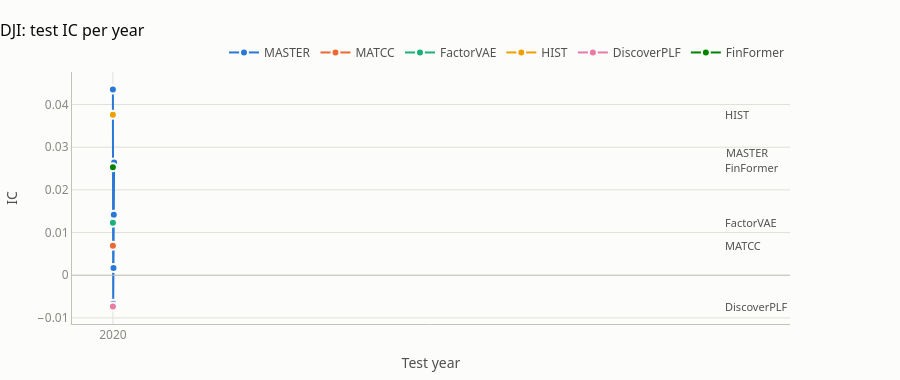
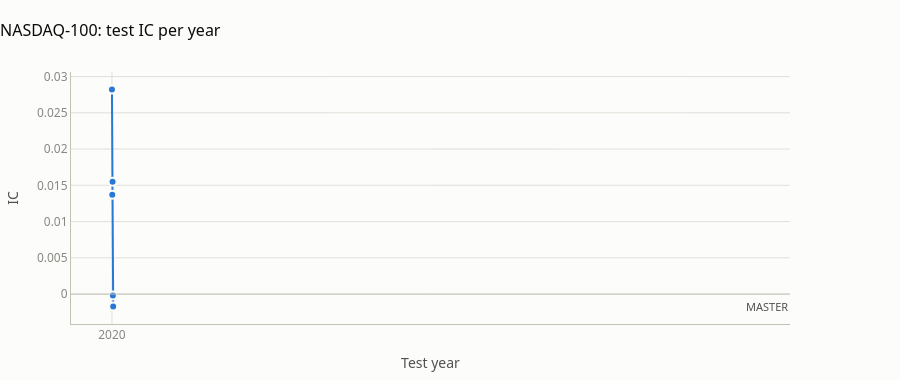

The notebook cell these images were saved under, in order:
### Code cell
for universe in CORE_UNIVERSES:
    grid = cells[cells["universe"] == universe]
    if not grid.empty:
        viz.metric_by_year_chart(grid, "IC", f"{UNIVERSE_NAMES[universe]}: test IC per year").show()

### Figure 1 — Plotly figure (JSON) as saved in the notebook; plotly's stock layout.template omitted (floating-point values rounded to 4 significant figures)
{"data": [{"line": {"color": "#2a78d6", "width": 2}, "marker": {"color": "#2a78d6", "line": {"color": "#fcfcfb", "width": 2}, "size": 8}, "mode": "lines+markers", "name": "MASTER", "type": "scatter", "x": ["2020", "2021", "2022", "2023", "2024"], "y": [0.0435, -0.0067, 0.0017, 0.0142, 0.0264]}, {"line": {"color": "#eb6834", "width": 2}, "marker": {"color": "#eb6834", "line": {"color": "#fcfcfb", "width": 2}, "size": 8}, "mode": "lines+markers", "name": "MATCC", "type": "scatter", "x": ["2020"], "y": [0.0069]}, {"line": {"color": "#1baf7a", "width": 2}, "marker": {"color": "#1baf7a", "line": {"color": "#fcfcfb", "width": 2}, "size": 8}, "mode": "lines+markers", "name": "FactorVAE", "type": "scatter", "x": ["2020"], "y": [0.0123]}, {"line": {"color": "#eda100", "width": 2}, "marker": {"color": "#eda100", "line": {"color": "#fcfcfb", "width": 2}, "size": 8}, "mode": "lines+markers", "name": "HIST", "type": "scatter", "x": ["2020"], "y": [0.0376]}, {"line": {"color": "#e87ba4", "width": 2}, "marker": {"color": "#e87ba4", "line": {"color": "#fcfcfb", "width": 2}, "size": 8}, "mode": "lines+markers", "name": "DiscoverPLF", "type": "scatter", "x": ["2020"], "y": [-0.0073]}, {"line": {"color": "#008300", "width": 2}, "marker": {"color": "#008300", "line": {"color": "#fcfcfb", "width": 2}, "size": 8}, "mode": "lines+markers", "name": "FinFormer", "type": "scatter", "x": ["2020"], "y": [0.0253]}], "layout": {"annotations": [{"font": {"color": "#52514e", "size": 11}, "showarrow": false, "text": "DiscoverPLF", "x": "2020", "xanchor": "left", "xshift": 6, "y": -0.0073}, {"font": {"color": "#52514e", "size": 11}, "showarrow": false, "text": "MATCC", "x": "2020", "xanchor": "left", "xshift": 6, "y": 0.0069}, {"font": {"color": "#52514e", "size": 11}, "showarrow": false, "text": "FactorVAE", "x": "2020", "xanchor": "left", "xshift": 6, "y": 0.0123}, {"font": {"color": "#52514e", "size": 11}, "showarrow": false, "text": "FinFormer", "x": "2020", "xanchor": "left", "xshift": 6, "y": 0.0253}, {"font": {"color": "#52514e", "size": 11}, "showarrow": false, "text": "MASTER", "x": "2024", "xanchor": "left", "xshift": 6, "y": 0.02885}, {"font": {"color": "#52514e", "size": 11}, "showarrow": false, "text": "HIST", "x": "2020", "xanchor": "left", "xshift": 6, "y": 0.0376}], "font": {"color": "#52514e", "family": "system-ui, -apple-system, \"Segoe UI\", sans-serif", "size": 12}, "height": 380, "hoverlabel": {"font": {"family": "system-ui, -apple-system, \"Segoe UI\", sans-serif"}}, "hovermode": "x unified", "legend": {"font": {"color": "#52514e"}, "orientation": "h", "x": 1, "xanchor": "right", "y": 1.02, "yanchor": "bottom"}, "margin": {"b": 48, "l": 64, "r": 110, "t": 72}, "paper_bgcolor": "#fcfcfb", "plot_bgcolor": "#fcfcfb", "shapes": [{"line": {"color": "#c3c2b7", "width": 1}, "type": "line", "x0": 0, "x1": 1, "xref": "x domain", "y0": 0, "y1": 0, "yref": "y"}], "title": {"font": {"color": "#0b0b0b", "size": 16}, "text": "DJI: test IC per year", "x": 0, "xanchor": "left"}, "xaxis": {"gridcolor": "#e1e0d9", "linecolor": "#c3c2b7", "showline": true, "tickfont": {"color": "#898781"}, "title": {"font": {"color": "#52514e"}, "text": "Test year"}, "type": "category", "zeroline": false}, "yaxis": {"gridcolor": "#e1e0d9", "hoverformat": "+.4f", "linecolor": "#c3c2b7", "tickfont": {"color": "#898781"}, "title": {"font": {"color": "#52514e"}, "text": "IC"}, "zeroline": false}}}

### Figure 2 — Plotly figure (JSON) as saved in the notebook; plotly's stock layout.template omitted (floating-point values rounded to 4 significant figures)
{"data": [{"line": {"color": "#2a78d6", "width": 2}, "marker": {"color": "#2a78d6", "line": {"color": "#fcfcfb", "width": 2}, "size": 8}, "mode": "lines+markers", "name": "MASTER", "type": "scatter", "x": ["2020", "2021", "2022", "2023", "2024"], "y": [0.0282, 0.0137, 0.0155, -0.0002, -0.0017]}], "layout": {"annotations": [{"font": {"color": "#52514e", "size": 11}, "showarrow": false, "text": "MASTER", "x": "2024", "xanchor": "left", "xshift": 6, "y": -0.0017}], "font": {"color": "#52514e", "family": "system-ui, -apple-system, \"Segoe UI\", sans-serif", "size": 12}, "height": 380, "hoverlabel": {"font": {"family": "system-ui, -apple-system, \"Segoe UI\", sans-serif"}}, "hovermode": "x unified", "legend": {"font": {"color": "#52514e"}, "orientation": "h", "x": 1, "xanchor": "right", "y": 1.02, "yanchor": "bottom"}, "margin": {"b": 48, "l": 64, "r": 110, "t": 72}, "paper_bgcolor": "#fcfcfb", "plot_bgcolor": "#fcfcfb", "shapes": [{"line": {"color": "#c3c2b7", "width": 1}, "type": "line", "x0": 0, "x1": 1, "xref": "x domain", "y0": 0, "y1": 0, "yref": "y"}], "title": {"font": {"color": "#0b0b0b", "size": 16}, "text": "NASDAQ-100: test IC per year", "x": 0, "xanchor": "left"}, "xaxis": {"gridcolor": "#e1e0d9", "linecolor": "#c3c2b7", "showline": true, "tickfont": {"color": "#898781"}, "title": {"font": {"color": "#52514e"}, "text": "Test year"}, "type": "category", "zeroline": false}, "yaxis": {"gridcolor": "#e1e0d9", "hoverformat": "+.4f", "linecolor": "#c3c2b7", "tickfont": {"color": "#898781"}, "title": {"font": {"color": "#52514e"}, "text": "IC"}, "zeroline": false}}}
